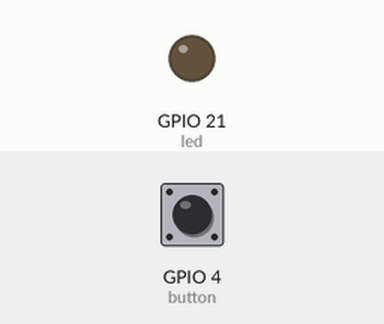
Bench run of a program on a simulated Raspberry Pi (BCM pin numbers). Shown: output pins drawn as LEDs (lit = HIGH). Inputs (shaded band) come from the test bench; at power-on: GPIO 4 (button) HIGH.

Above: at 1.2 s.
1.3 s: GPIO 4 (button) pulled LOW for 0.15 s
At 2.5 s:
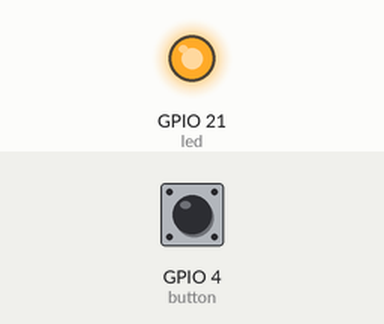
2.9 s: GPIO 4 (button) pulled LOW for 1 s
At 5.0 s:
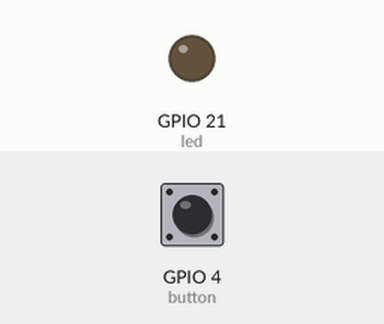
5.4 s: GPIO 4 (button) pulled LOW for 3.2 s
At 9.8 s:
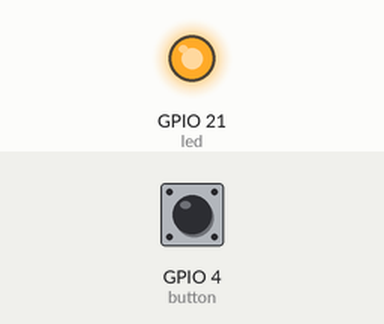
Timing chart, 0 to 11.3 s (numbered marks = the images above; inputs shaded):
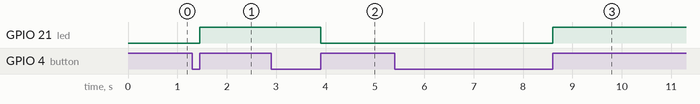

Measured:
- after the input at 1.3 s, GPIO 21 (led): LOW → HIGH after 0.15 s
- after the input at 2.9 s, GPIO 21 (led): HIGH → LOW after 1.0 s
- after the input at 5.4 s, GPIO 21 (led): LOW → HIGH after 3.2 s

The program:

3_pulsador_led_manual.py
```python
from gpiozero import LED, Button
from signal import pause

led = LED(21)
button = Button(4)


def cambiar_led():
    if led.value == 1:
        # LED encendido -> apagarlo
        led.value = 0
    else:
        # LED apagado -> encenderlo
        led.value = 1


# Asignamos las funciones a las acciones del botón
# En este caso lo ejecutamos cuando soltamos el botón
button.when_released = cambiar_led

# Mantenemos el programa pausado
# Las acciones del botón se procesan de fondo
# No necesario si lo ejecutamos desde intérprete
pause()
```
